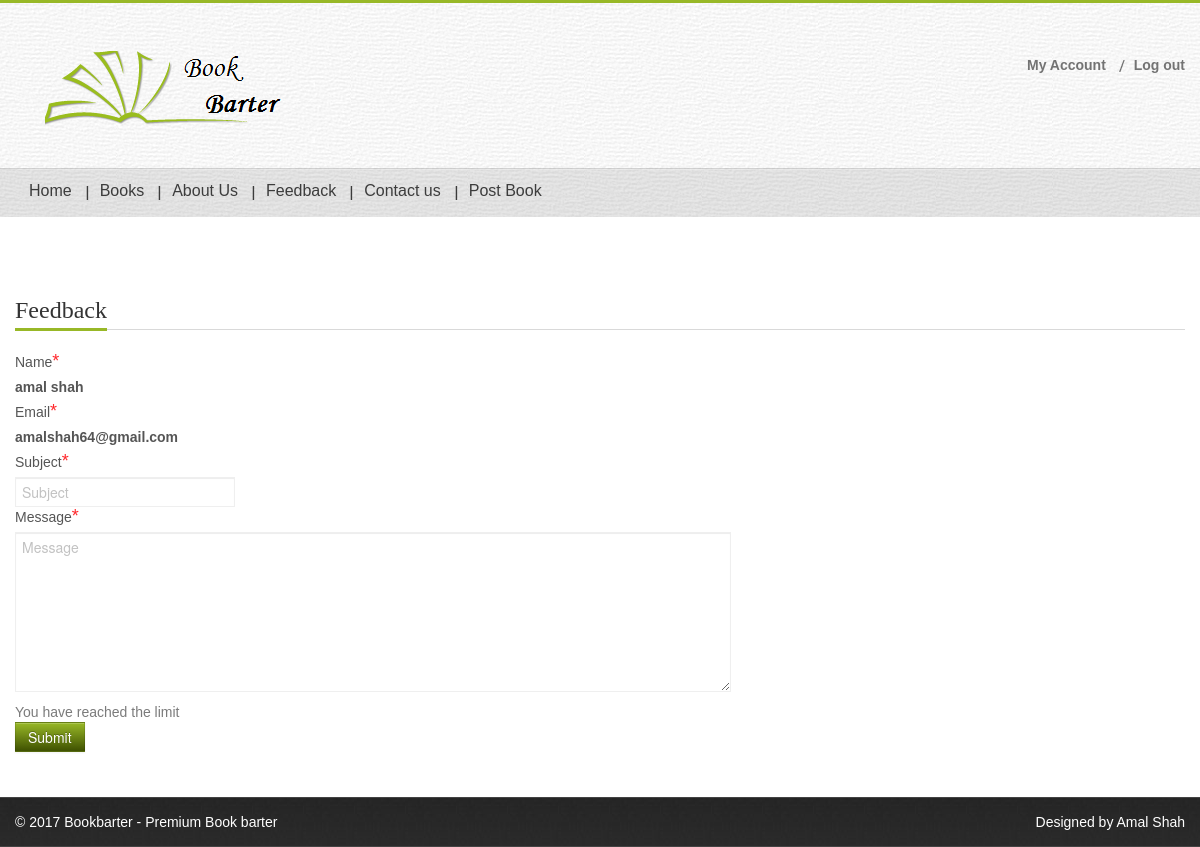
The app's page /bookbarter/feedback.php (signed in) with its own data.
### tables this page shows
CREATE TABLE `user_register` (
  `uid` int(11) NOT NULL,
  `fname` varchar(20) NOT NULL,
  `lname` varchar(20) NOT NULL,
  `email` varchar(30) NOT NULL,
  `pass` varchar(30) NOT NULL,
  `gender` tinyint(1) NOT NULL,
  `address` varchar(50) NOT NULL,
  `contact` bigint(20) NOT NULL,
  `city` varchar(15) NOT NULL,
  `area` varchar(20) NOT NULL,
  `sq` varchar(30) NOT NULL,
  `sa` varchar(40) NOT NULL,
  `is_active` int(2) NOT NULL
);

### bookbarter/feedback.php (the view, shortened to what this page needs)
<?php
require 'common/header.php';
require 'dbconnect.php';
?>
<section id="content-holder" class="container-fluid container">
<section class="row-fluid">
<div class="heading-bar">
<h2>Feedback</h2>
<span class="h-line"></span> </div>
<section class="span12 first">
<?php
			$emill=$_SESSION["email"];
			$sql="SELECT * FROM `user_register` WHERE `email`='$emill'";
			 $res=mysqli_query($conn,$sql);
			  $row=mysqli_fetch_assoc($res);
?>
<div>
<form class="form-horizontal" action="feedsend.php" method="post">
            <div class="form-group">
                 <label for="disabledSelect">Name<sup>*</sup></label>
            <?php echo"  <div class='form-group'>
                 <label class='form-control' required /><b>".$row['fname']." ".$row['lname']."</b>
                 <label class='form-control' required /><b></b>
				 <input type='hidden' name='name' value='".$row['email']."'/>
              </div>
		";?>
          </div>
          <div class="form-group">
                 <label for="disabledSelect" >Email<sup>*</sup></label>
           <?php echo"  <div class='form-group'>
                 <label class='form-control' required /><b>".$row['email']."</b>
				 <input type='hidden' name='email' value='".$row['email']."'/>
              </div>
		";?>
          </div>
          <div class="form-group">
                 <label for="disabledSelect">Subject<sup>*</sup></label>
            <input type="text" class="form-control" id="subject" name="subject" placeholder="Subject" required>
          </div>
                    <div class="form-group">
                 <label for="disabledSelect">Message<sup>*</sup></label>
                    <textarea class="form-control" type="textarea" id="message" placeholder="Message" maxlength="140" rows="7"name="mess"></textarea>
                        <span class="help-block"><p id="characterLeft" class="help-block ">You have reached the limit</p></span>
                    </div>
        <div class="control-group">
<div class="controls">
        <button type="submit" class="btn btn-primary">Submit</button>
</div>
</div>
        </form>
</div>
</section>
</section>
</section>
<?php
require 'common/footer.php'
?>

### bookbarter/css/style.css (style rules this page uses)
article,aside,audio,canvas,command,datalist,details,embed,figcaption,figure,footer,header,hgroup,keygen,meter,nav,output,progress,section,source,video { display:block;margin:0; }
input,select,textarea { font-family:Arial,Helvetica,sans-serif;font-size:1em;vertical-align:middle;font-weight:normal;color:#393939;margin:0;padding:0; }
.first { margin-left:0!important; }
.heading-bar { border-bottom:1px solid #d9d9d9;padding:6px 0 0;margin:0 0 22px;position:relative; }
.heading-bar h2 { margin:0;font-size:24px;color:#333;line-height:24px;padding-bottom:6px;border-bottom:3px solid #98B827;display:inline-block;margin-bottom:-2px; }
.form-horizontal textarea { max-width:60%;min-width:60%;min-height:150px;max-height:150px; }
.form-horizontal .controls { margin:0; }
.form-horizontal .control-group { margin:0 0 5px; }

### records on screen
user_register: fname "amal", lname "shah", email "amalshah64@gmail.com"
